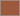

The image is a tile-based game level rendered from a .tmx file. Its description and complete source (layers, tilesets, objects, tile grids) follow:
An orthogonal 20x16 tile map with 1x1 px tiles, 1 tile layer (ground), 2 tilesets and 2 objects.

<map version="1.8" tiledversion="1.8.2" orientation="orthogonal" renderorder="right-down" width="20" height="16" tilewidth="1" tileheight="1" infinite="0" nextlayerid="3" nextobjectid="3">
 <tileset firstgid="1" source="../Tile sets/ground.tsx" />
 <tileset firstgid="17" source="../Tile sets/objects.tsx" />
 <layer id="1" name="ground" width="20" height="16">
  <data encoding="csv">
5,5,5,5,5,5,5,5,5,5,5,5,5,5,5,5,5,5,5,5,
5,4,4,4,4,4,4,4,4,4,4,4,4,4,4,4,4,4,4,5,
5,4,4,4,4,4,4,4,4,4,4,4,4,4,4,4,4,4,4,5,
5,4,4,4,4,4,4,4,4,4,4,4,4,4,4,4,4,4,4,5,
5,4,4,4,4,4,4,4,4,4,4,4,4,4,4,4,4,4,4,5,
5,4,4,4,4,4,4,4,4,4,4,4,4,4,4,4,4,4,4,5,
5,4,4,4,4,4,4,4,4,4,4,4,4,4,4,4,4,4,4,5,
5,4,4,4,4,4,4,4,4,4,4,4,4,4,4,4,4,4,4,5,
5,4,4,4,4,4,4,4,4,4,4,4,4,4,4,4,4,4,4,5,
5,4,4,4,4,4,4,4,4,4,4,4,4,4,4,4,4,4,4,5,
5,4,4,4,4,4,4,4,4,4,4,4,4,4,4,4,4,4,4,5,
5,4,4,4,4,4,4,4,4,4,4,4,4,4,4,4,4,4,4,5,
5,4,4,4,4,4,4,4,4,4,4,4,4,4,4,4,4,4,4,5,
5,4,4,4,4,4,4,4,4,4,4,4,4,4,4,4,4,4,4,5,
5,4,4,4,4,4,4,4,4,4,4,4,4,4,4,4,4,4,4,5,
5,5,5,5,5,5,5,5,5,5,5,5,5,5,5,5,5,5,5,5
</data>
 </layer>
 <objectgroup id="2" name="door">
  <object id="1" gid="17" x="10" y="16" width="1" height="1">
   <properties>
    <property name="destination" type="int" value="1" />
    <property name="id" type="int" value="1" />
   </properties>
  </object>
  <object id="2" gid="17" x="9" y="16" width="1" height="1">
   <properties>
    <property name="destination" type="int" value="0" />
    <property name="id" type="int" value="0" />
   </properties>
  </object>
 </objectgroup>
</map>
